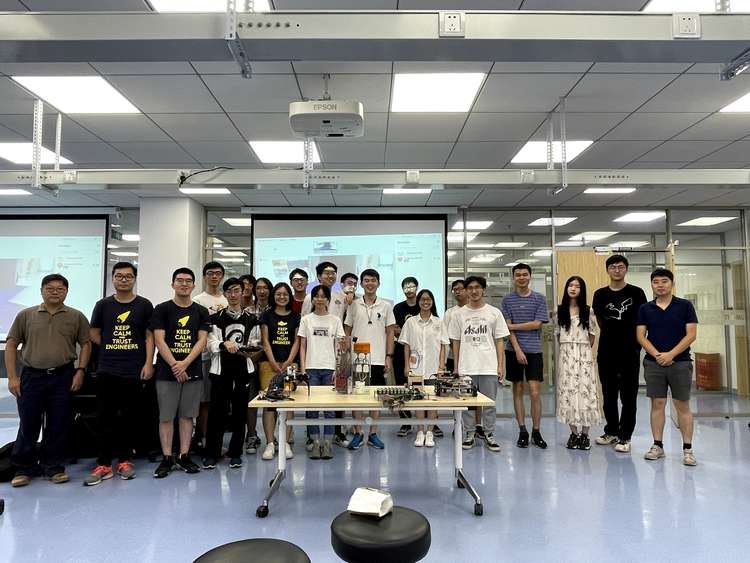
#> input picture compress test py/classphoto.jpg, 750 x 563 px
$ python facepicture.py classphoto.jpg
#> lines starting #> are read from the running program, lines starting #| are printed output that depends on the picture
import sys
import cv2

if __name__ == '__main__':
    if len(sys.argv) < 1:
        print(__doc__)
        sys.exit(1)

    frame =cv2.imread(sys.argv[1])
#> frame is the input picture: shape (563, 750, 3); mean B, G, R 131.1, 131.6, 129.9
    #print(int(round(cap.get(cv2.CAP_PROP_FPS))))
    #print(cap.get(cv2.CAP_PROP_FRAME_COUNT))
    #while (cap.isOpened()):
    if(True):
        #ret, frame = cap.read()
        newHeight = 720
        newWidth = int(frame.shape[1] * 720 / frame.shape[0])
#> newWidth = 959
        frame = cv2.resize(frame, (newWidth, newHeight))
#> frame: shape (720, 959, 3)
        gray = cv2.cvtColor(frame, cv2.COLOR_BGR2GRAY)
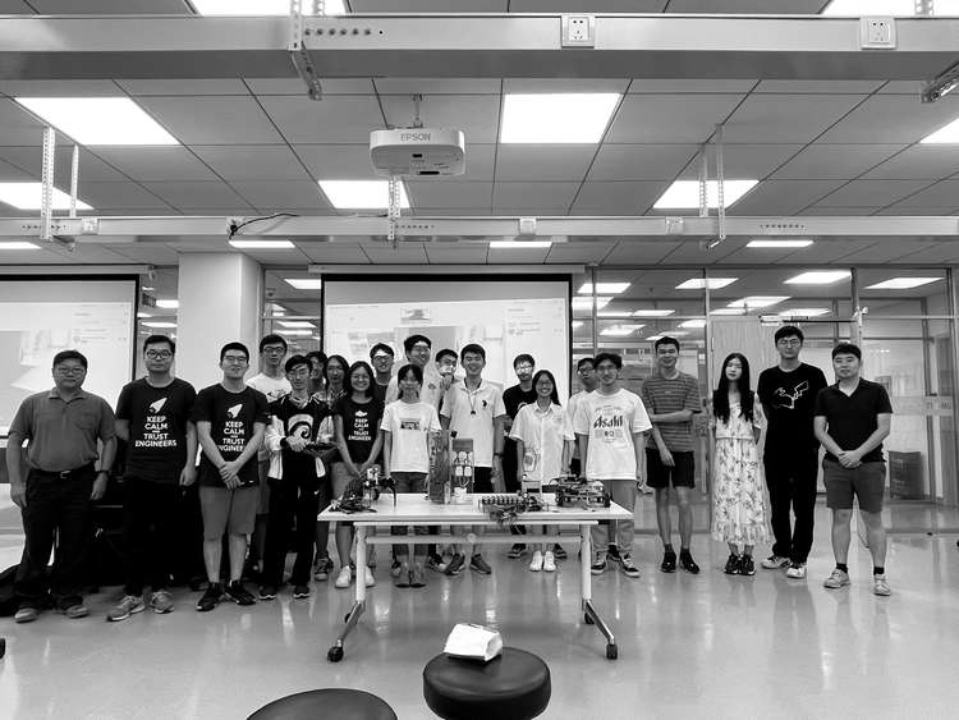
#> gray: shape (720, 959); min 0, max 255, mean 131

        face_cascade = cv2.CascadeClassifier(r'./haarcascade_frontalface_default.xml')
        #face_cascade = cv2.CascadeClassifier(r'./haarcascade_profileface.xml')

        faces = face_cascade.detectMultiScale(
            gray,
            scaleFactor=1.15,
            minNeighbors=5,
            minSize=(5, 5),
            flags=cv2.CASCADE_SCALE_IMAGE
        )
#> faces = [[775, 332, 28, 28], [261, 339, 27, 27], [654, 341, 28, 28], [221, 347, 30, 30], [829, 348, 32, 32], [593, 357, 28, 28], [54, 358, 32, 32], [348, 366, 26, 26], [140, 339, 37, 37]]

        #print("find {} faces".format(len(faces)))

        for (x, y, w, h) in faces:
            cv2.rectangle(frame, (x, y), (x + w, y + w), (0, 255, 0), 2)
#> this loop made 9 passes
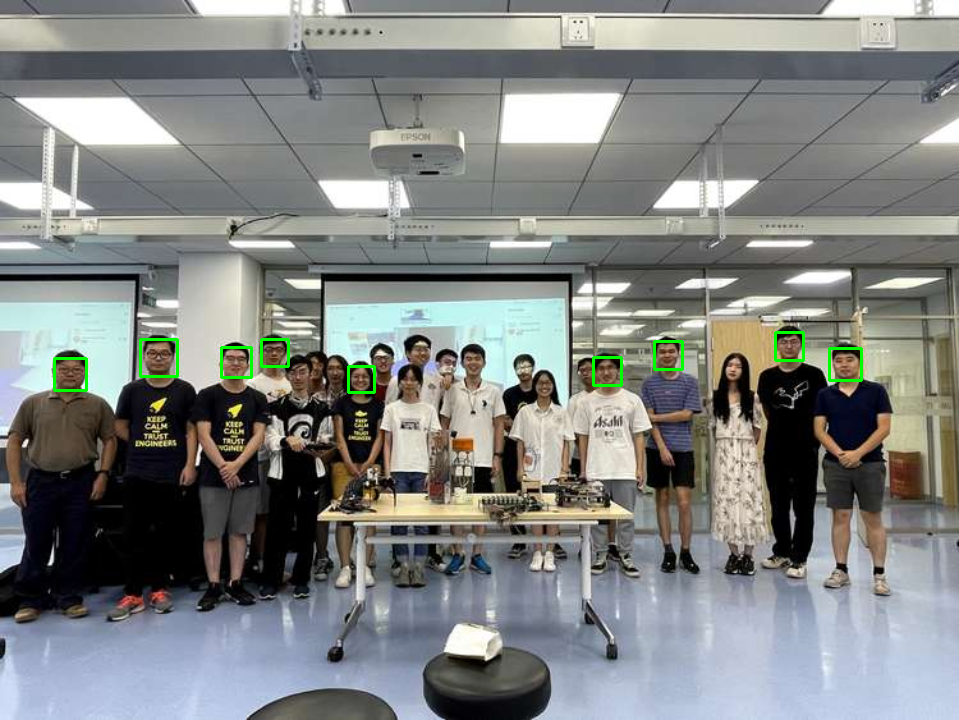
#> frame: shape (720, 959, 3); mean B, G, R 130.6, 132.3, 129.3

        imageOut = frame.copy()


        cv2.imshow('frame', imageOut)
        cv2.waitKey(100000)
        # if cv2.waitKey(1) & 0xFF == ord('q'):
        #     break

    #cap.release()
    cv2.destroyAllWindows()

$ run again, on compress test py/riben.jpg
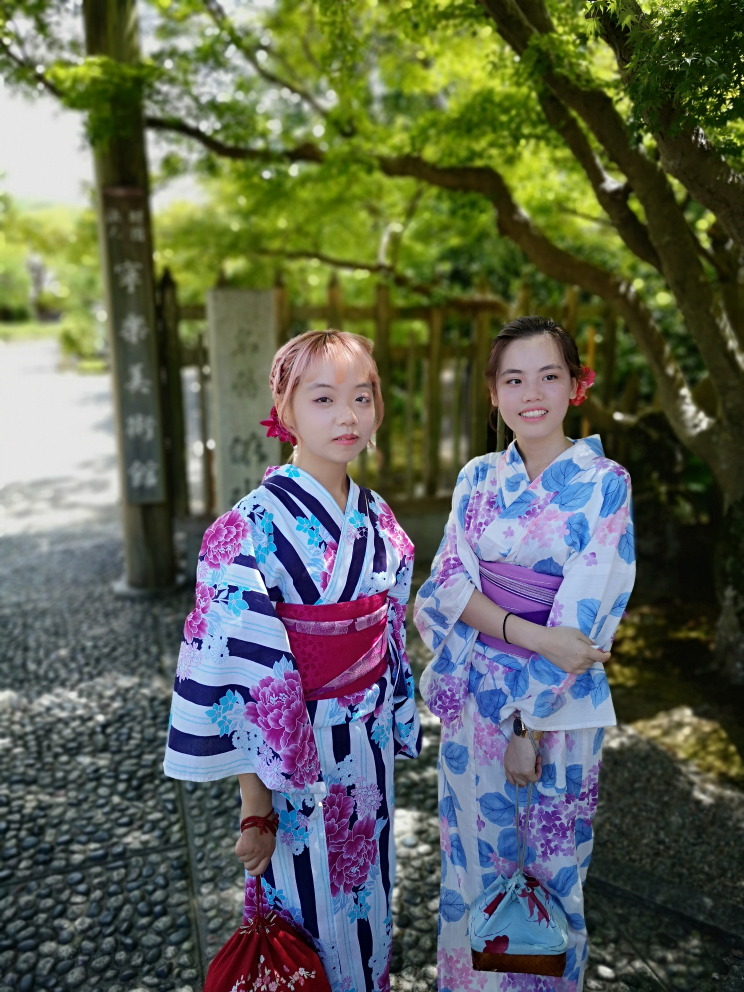
#> input picture compress test py/riben.jpg, 2976 x 3968 px (shown at 1/4 size)
#> frame is the input picture: shape (3968, 2976, 3); mean B, G, R 86.2, 99.8, 94.3
#> `gray = cv2.cvtColor(frame, cv2.COLOR_BGR2GRAY)`:
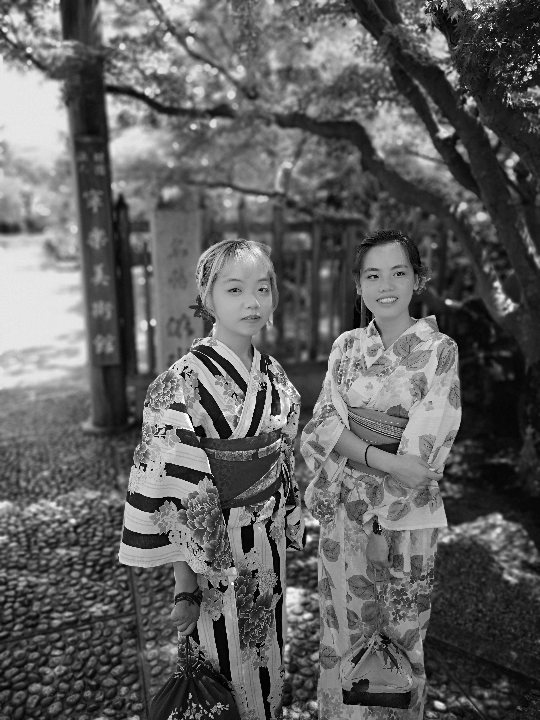
#> gray: shape (720, 540); min 0, max 255, mean 96.5
#> faces = [[22, 14, 49, 49], [353, 249, 68, 68], [207, 257, 82, 82]]
#> the loop `for (x, y, w, h) in faces:` made 3 passes
#> after the loop `for (x, y, w, h) in faces:`:
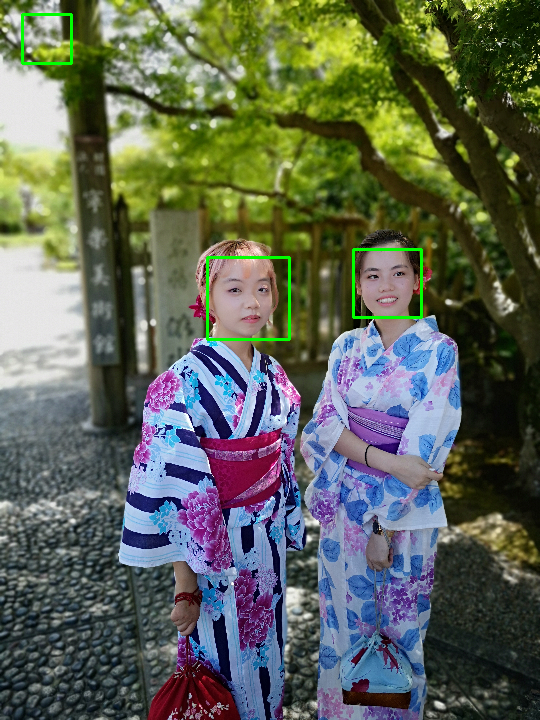
#> frame: shape (720, 540, 3); mean B, G, R 85.6, 100.7, 93.5

$ run again, on compress test py/riben2.jpg
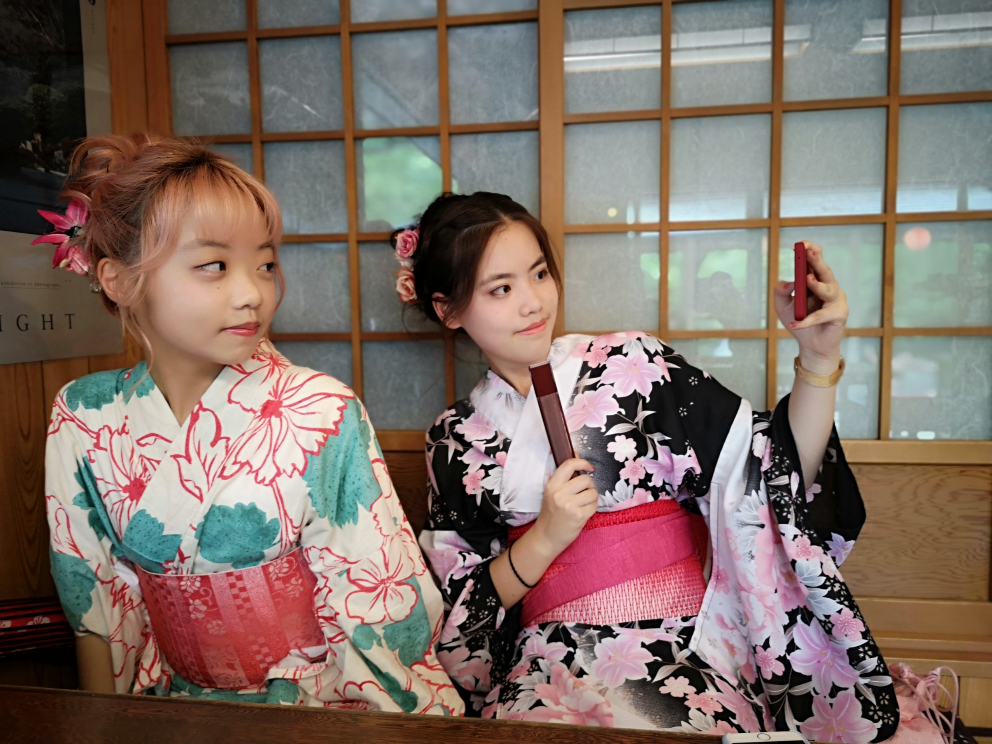
#> input picture compress test py/riben2.jpg, 3968 x 2976 px (shown at 1/4 size)
#> frame is the input picture: shape (2976, 3968, 3); mean B, G, R 102.1, 110.5, 128.3
#> `gray = cv2.cvtColor(frame, cv2.COLOR_BGR2GRAY)`:
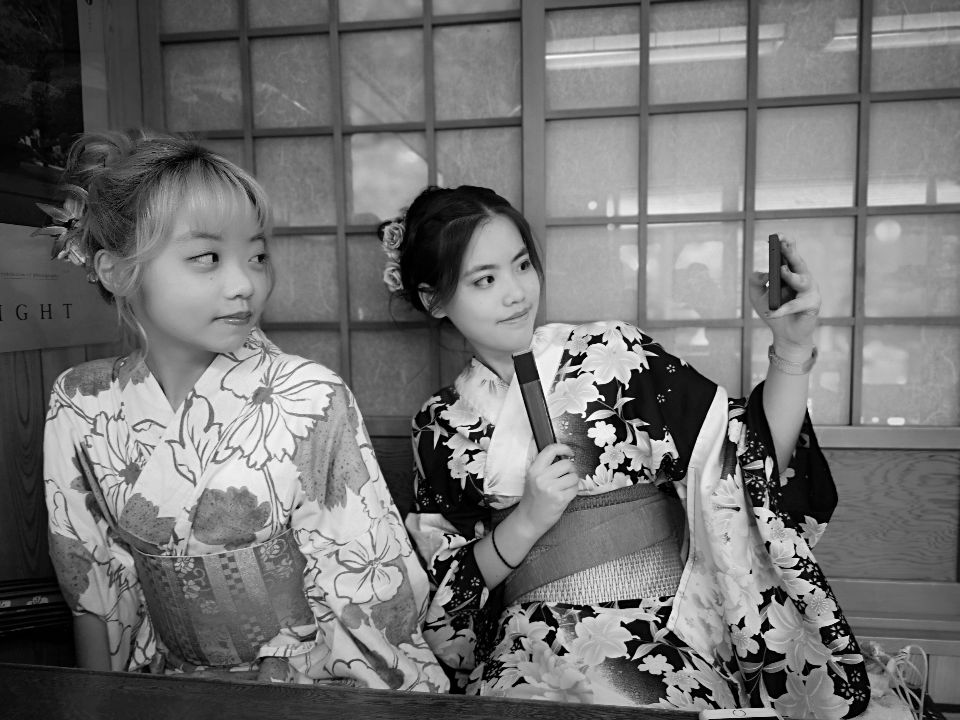
#> gray: shape (720, 960); min 0, max 254, mean 114.7
#> faces = [[444, 232, 116, 116]]
#> the loop `for (x, y, w, h) in faces:` made 1 pass
#> after the loop `for (x, y, w, h) in faces:`:
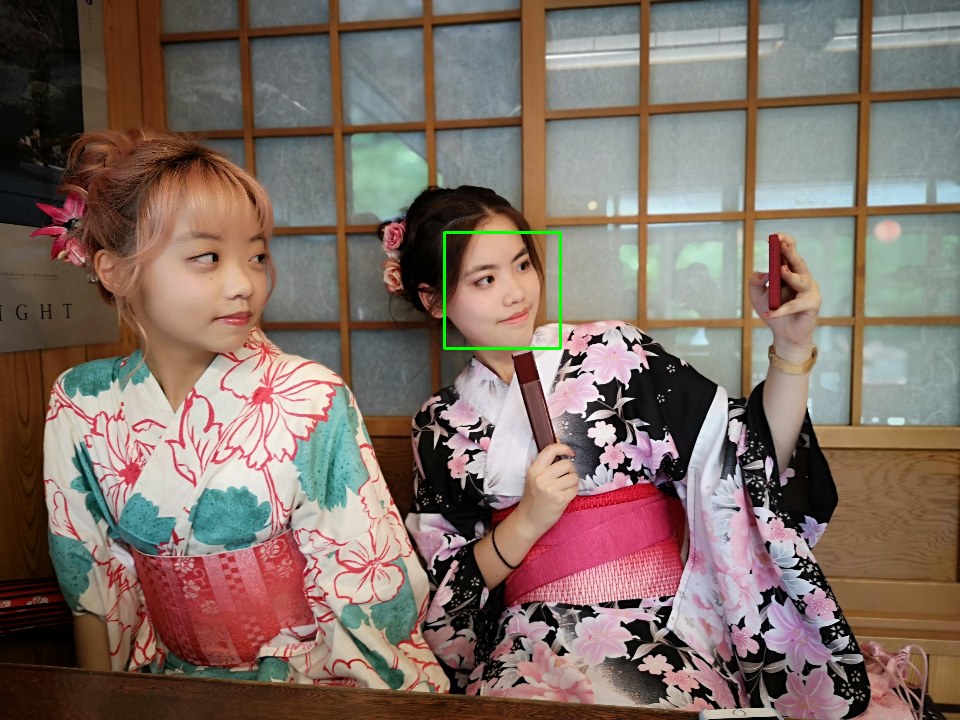
#> frame: shape (720, 960, 3); mean B, G, R 101.8, 110.6, 128
